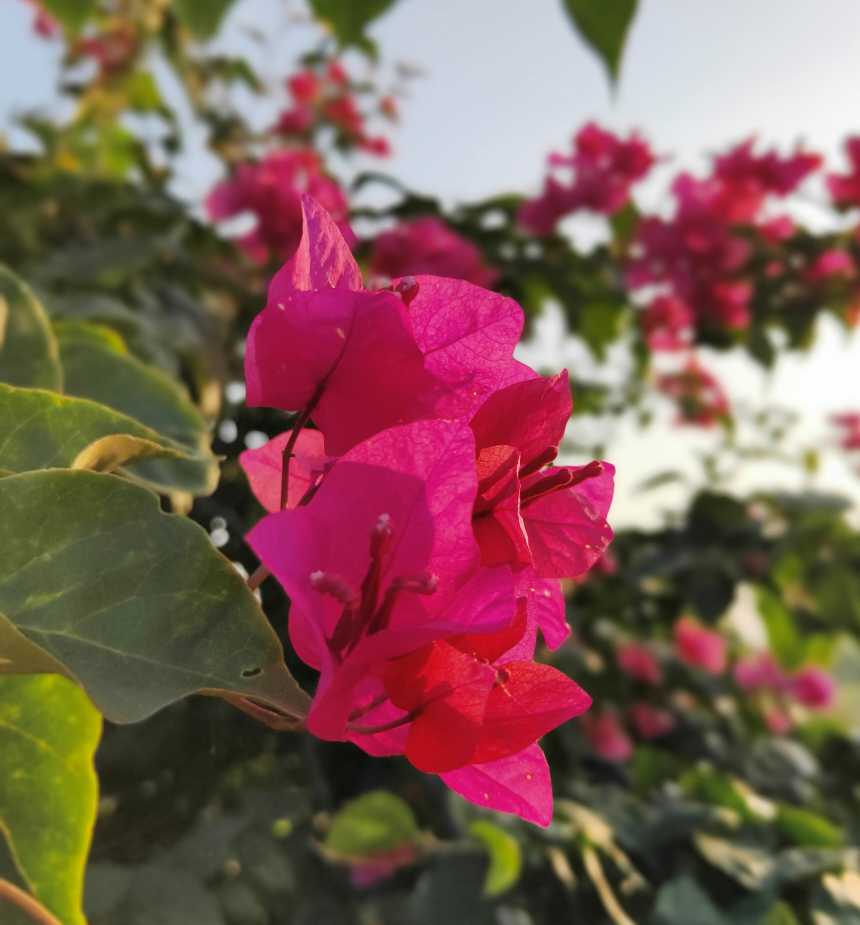
#> input picture Color detection/IMG.jpg, 3438 x 3698 px (shown at 1/4 size)
$ python Color_detection.py
#> lines starting #> are read from the running program, lines starting #| are printed output that depends on the picture
#!/usr/bin/env python
# coding: utf-8

# # Name: Samiksha Surawashi

# ## Problem Statement : Color recognition

# ### Importing libraries

# In[1]:


import numpy as np
import pandas as pd
import cv2
import imutils


# ### Define Image

# In[16]:


img = cv2.imread("IMG.jpg")
#> img is the input picture: shape (3698, 3438, 3); mean B, G, R 86.9, 93.8, 129.6
img = imutils.resize(img, width = 600)
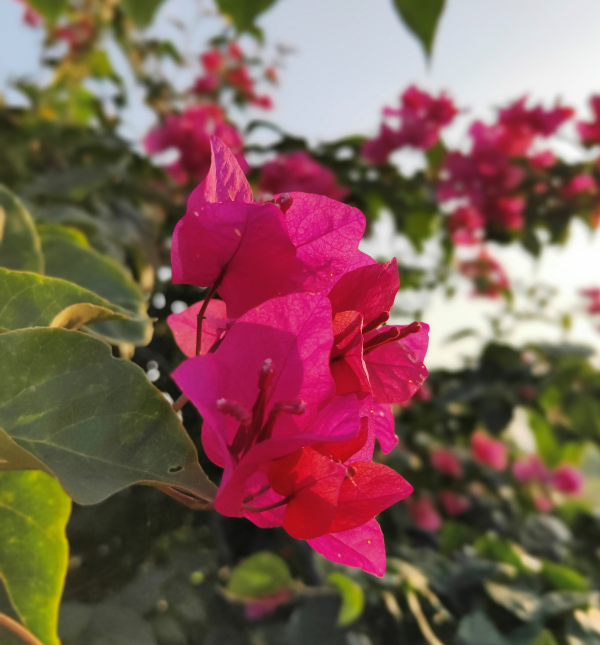
#> img: shape (645, 600, 3); mean B, G, R 86.9, 93.8, 129.6


# ### Reading CSV file

# In[4]:


index=["color", "color_name", "hex", "R", "G", "B"]
csv = pd.read_csv('colors.csv', names=index, header=None)
#> (reads Color detection/colors.csv from the repository)
clicked = False
r = g = b = xpos = ypos = 0


# ### Color recognition function

# In[6]:


def recognize_color(R,G,B):
    minimum = 10000
    for i in range(len(csv)):
        d = abs(R- int(csv.loc[i,"R"])) + abs(G- int(csv.loc[i,"G"]))+ abs(B- int(csv.loc[i,"B"]))
        if(d<=minimum):
            minimum = d
            cname = csv.loc[i,"color_name"]
    return cname


# ### Mouse click function

# In[7]:


def mouse_click(event, x, y, flags, param):
    if event == cv2.EVENT_LBUTTONDBLCLK:
        global b,g,r,xpos,ypos, clicked
        clicked = True
        xpos = x
        ypos = y
        b,g,r = img[y,x]
        b = int(b)
        g = int(g)
        r = int(r)


# ### Output window

# In[17]:


cv2.namedWindow('Color Recognition App')
cv2.setMouseCallback('Color Recognition App', mouse_click)
while(1):
    cv2.imshow("Color Recognition App",img)
    if (clicked):

        #cv2.rectangle(image, startpoint, endpoint, color, thickness)-1 fills entire rectangle
        cv2.rectangle(img,(20,20), (750,60), (b,g,r), -1)
#Creating text string to display( Color name and RGB values )
        text = recognize_color(r,g,b) + ' R='+ str(r) +  ' G='+ str(g) +  ' B='+ str(b)

        #cv2.putText(img,text,start,font(0-7),fontScale,color,thickness,lineType )
        cv2.putText(img, text,(50,50),2,0.8,(255,255,255),2,cv2.LINE_AA)
#For very light colours we will display text in black colour
        if(r+g+b>=600):
            cv2.putText(img, text,(50,50),2,0.8,(0,0,0),2,cv2.LINE_AA)

        clicked=False
#Break the loop when user hits 'esc' key
    if cv2.waitKey(20) & 0xFF ==27:
#> (key Esc is pressed here)
        break
cv2.destroyAllWindows()
